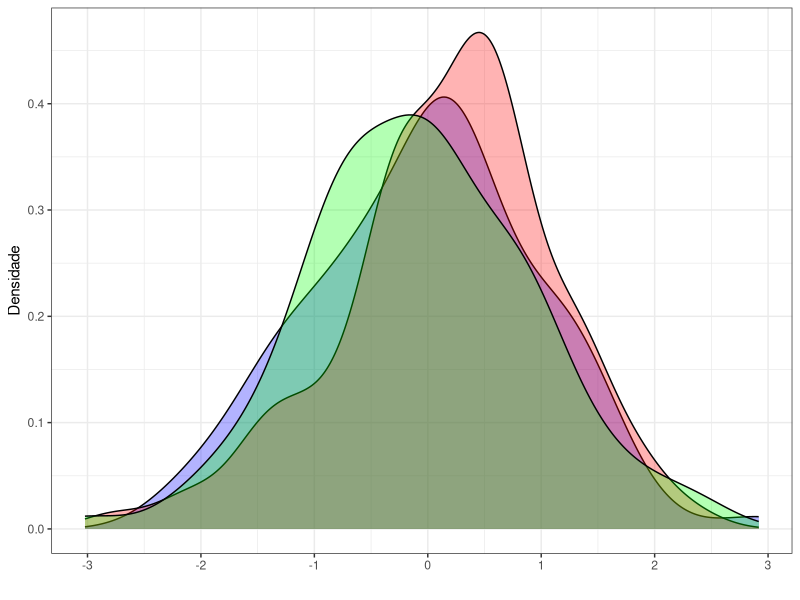

Write the R code that produced this figure.
################################################################################
###############                      Lista 1                     ###############
################################################################################


### Exercício 2
## b)
library(mvtnorm)
library(tidyverse)

mu <- c(0, 0, 0)
sigma <- matrix(c(1, .6, .4,
                  .6, 1, .2,
                  .4, .2, 1), byrow = T, nrow = 3)

dados <- data.frame(rmvnorm(100, mu, sigma))
colnames(dados) <- c("X", "Y", "Z")

dados %>% 
  ggplot() +
  geom_density(aes(X), fill="blue", alpha = .3) +
  geom_density(aes(Y), fill="red", alpha = .3) +
  geom_density(aes(Z), fill="green", alpha = .3) +
  labs(x = "", y = "Densidade") +
  theme_bw()

pyz <- cor(dados$Y, dados$Z)
pxy <- cor(dados$X, dados$Y)
pzx <- cor(dados$Z, dados$X)

pyz_x <- (pyz - (pxy*pzx)) / (sqrt(1 - pxy^2) * sqrt(1 - pzx^2)) 

pyz # 0.08362862
pyz_x # -0.2000845


### Exercício 3
library(Matching)
library(combinat)

data("lalonde")
str(lalonde)
head(lalonde)

## Construindo as combinações

variaveis <- colnames(lalonde)[-c(9,12)]

combinacoes <- lapply(1:length(variaveis), 
                      function(x) combn(variaveis, x, simplify = F))

combinacoes <- do.call(c, combinacoes)
combinacoes <- append(combinacoes, c(""))

regressao <- function(x) {
  var <- paste(x, collapse = " + ")
  reg <- paste0("re78 ~ ", var, "+ treat")
  lm(as.formula(reg), data=lalonde)
}

modelos <- map(combinacoes, function(x) regressao(x))


## Extraindo coeficientes e p-valores

extrair_coef <- function(modelo) {
  coeficiente <- as.numeric(coef(modelo)["treat"])
  
  dados <- data.frame(nome = names(summary(modelo)$coefficients[, 4]),
                      valor = summary(modelo)$coefficients[, 4])
  pvalor <- dados[dados["nome"] == "treat",2]
  
  return(coeficiente)
}

extrair_pvalor <- function(modelo) {
  dados <- data.frame(nome = names(summary(modelo)$coefficients[, 4]),
                      valor = summary(modelo)$coefficients[, 4])
  pvalor <- dados[dados["nome"] == "treat",2]
  
  return(pvalor)
}

coeficientes <- map(modelos, function(x) extrair_coef(x))
pvalores <- map(modelos, function(x) extrair_pvalor(x))

dados <- data.frame(do.call(rbind.data.frame, coeficientes),
                    do.call(rbind.data.frame, pvalores))
colnames(dados) <- c("coeficiente", "pvalor")


## a)

dados %>% 
  filter(coeficientes > 0 & pvalor < .05) %>% 
  nrow()

# 1024

## b)

dados %>% 
  filter(coeficientes < 0 & pvalor < .05) %>% 
  nrow()

# 0

## c)

dados %>% 
  filter(pvalor >= .05) %>% 
  nrow()

# 0

### Exercício 4
## b)
set.seed(236106)
Y0 <- rnorm(500)
tau <- Y0 - .5
Y1 <- Y0 + tau
Z <- ifelse(tau >= 0, 1, 0)
Y = (Z * Y1) + ((1 - Z) * Y0)

mean(Y[Z == 1]) - mean(Y[Z == 0])
# 2.2591


### Exercicio 5

set.seed(236106)
Y0 <- rnorm(500)
tau <- rnorm(500, -.5)
Y1 <- Y0 + tau

Z <- ifelse(tau >= 0, 1, 0)

Y = (Z * Y1) + ((1 - Z) * Y0)

mean(Y[Z == 1]) - mean(Y[Z == 0]) # 0.81  
sum(Z == 1) ; sum(Z == 0)

# Y(1): 151 ; Y(0) = 349
